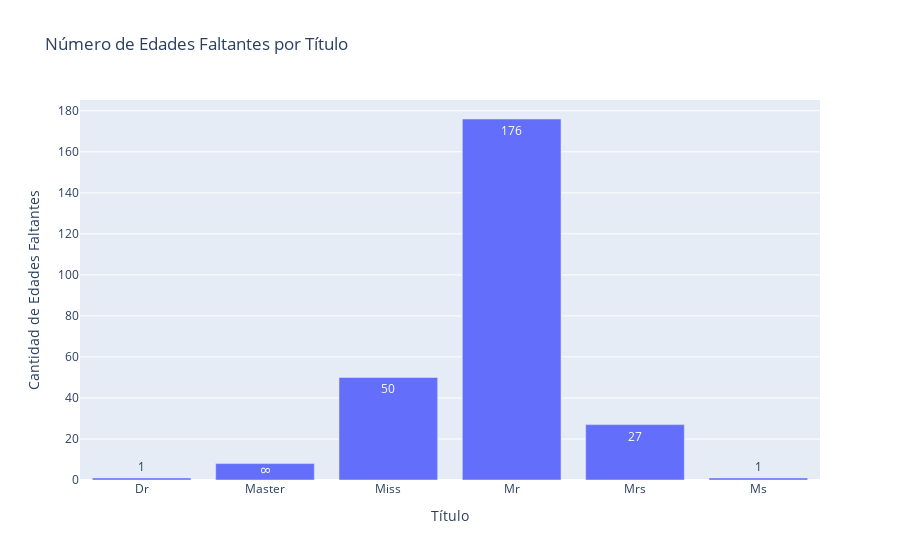

Notebook source saved alongside this figure:
### Markdown cell above
Para decidir qué medida se utilizará, se realizará una visualización de histogramas de las edades de los 17 títulos para decidir si usar media o mediana. Considerando también que la media móvil deberá mantenerse como entero.

### Code cell
# Contar las edades faltantes por título
edades_faltantes = df[df['Age'].isnull()].groupby('Title').size().reset_index(name='Missing Count')

fig = px.bar(edades_faltantes, x='Title', y='Missing Count', 
             title='Número de Edades Faltantes por Título', 
             labels={'Title': 'Título', 'Missing Count': 'Cantidad de Edades Faltantes'},
             text_auto=True)

# Mostrar el gráfico
fig.show()

### Figure 1 — Plotly figure (JSON) as saved in the notebook; plotly's stock layout.template omitted (floating-point values rounded to 4 significant figures)
{"data": [{"alignmentgroup": "True", "hovertemplate": "Título=%{x}<br>Cantidad de Edades Faltantes=%{y}<extra></extra>", "legendgroup": "", "marker": {"color": "#636efa", "pattern": {"shape": ""}}, "name": "", "offsetgroup": "", "orientation": "v", "showlegend": false, "textposition": "auto", "texttemplate": "%{y}", "type": "bar", "x": ["Dr", "Master", "Miss", "Mr", "Mrs", "Ms"], "xaxis": "x", "y": [1, 8, 50, 176, 27, 1], "yaxis": "y"}], "layout": {"barmode": "relative", "legend": {"tracegroupgap": 0}, "title": {"text": "Número de Edades Faltantes por Título"}, "xaxis": {"anchor": "y", "domain": [0, 1], "title": {"text": "Título"}}, "yaxis": {"anchor": "x", "domain": [0, 1], "title": {"text": "Cantidad de Edades Faltantes"}}}}
